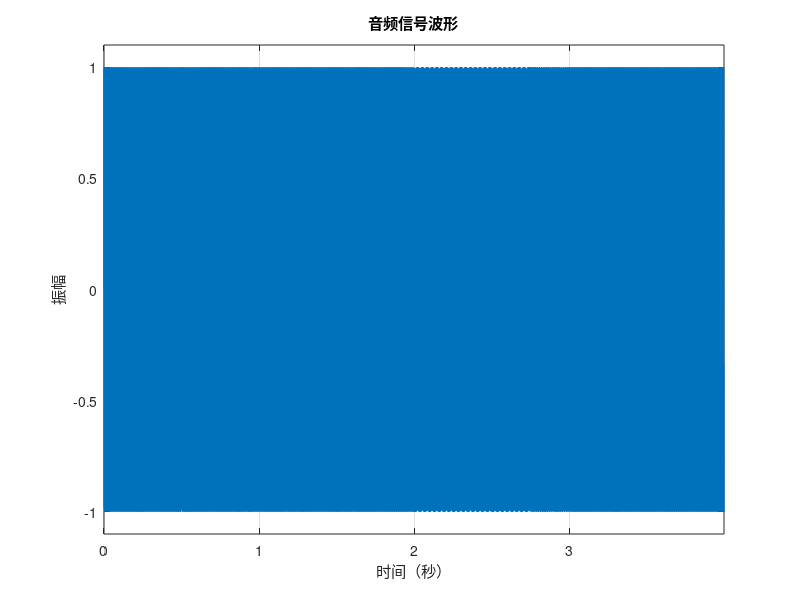

Here is the MATLAB script that generated this plot:
fs=8000;
quarterNote=0.5;
freq_5=523.25;
freq_6=freq_5*2^(2/12);
freq_2=freq_5*2^(-5/12);
freq_1=freq_5*2^(-7/12);
freq_6dot=freq_5*2^(-10/12);

generateNote = @(f,duration) sin(2*pi*f*(0:1/fs:duration-1/fs));

note5_4 = generateNote(freq_5, quarterNote);
note5_8 = generateNote(freq_5, quarterNote/2);
note6_8 = generateNote(freq_6, quarterNote/2);
note2_2 = generateNote(freq_2, quarterNote*2);
note1_4 = generateNote(freq_1, quarterNote);
note1_8 = generateNote(freq_1, quarterNote/2);
note6dot_8 = generateNote(freq_6dot, quarterNote/2);

to_display=[note5_4,note5_8,note6_8,note2_2,note1_4,note1_8,note6dot_8,note2_2];
sound(to_display,fs)


% 计算时间轴
t = (0:length(to_display)-1)/fs; 

% 绘制波形图
figure;
plot(t, to_display);
xlabel('时间（秒）');
ylabel('振幅');
title('音频信号波形');
grid on;

% 自动调整横轴范围（0到总时长）
xlim([0, t(end)]); 

% 纵轴固定显示范围（-1到1）
ylim([-1.1, 1.1]);